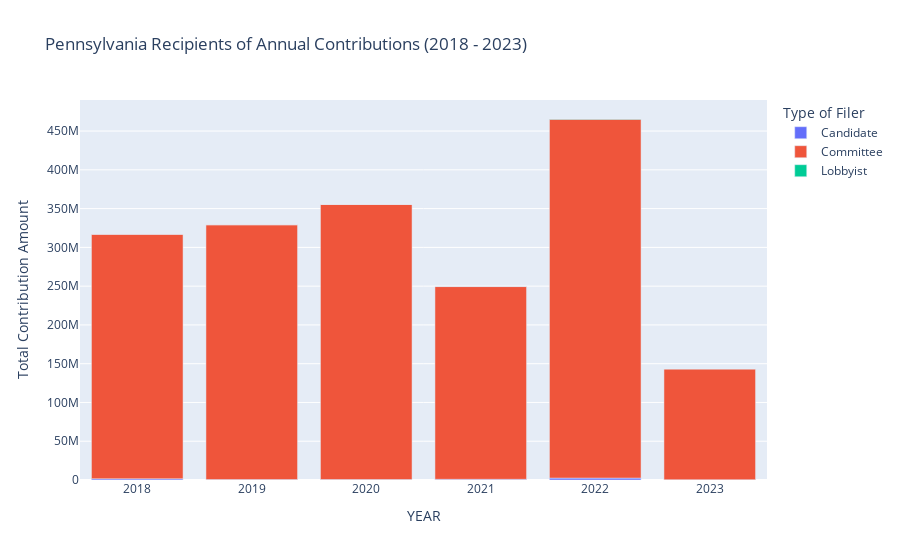

The notebook cell saved with this chart:
### Markdown cell above
##### 3.1 Make a bar chart with plotly comparing contributions by donor type (PAC, individual, etc) and one comparing recipients by the office type they are running for

### Code cell
eda.compare_cont_by_donorType(contrib_filer_info_2018_2023)

### Figure 1 — Plotly figure (JSON) as saved in the notebook; plotly's stock layout.template omitted (floating-point values rounded to 4 significant figures)
{"data": [{"alignmentgroup": "True", "hovertemplate": "Type of Filer=Candidate<br>YEAR=%{x}<br>Total Contribution Amount=%{y}<extra></extra>", "legendgroup": "Candidate", "marker": {"color": "#636efa", "pattern": {"shape": ""}}, "name": "Candidate", "offsetgroup": "Candidate", "orientation": "v", "showlegend": true, "textposition": "auto", "type": "bar", "x": [2018, 2019, 2020, 2021, 2022, 2023], "xaxis": "x", "y": [1569000.0, 517300.0, 590500.0, 900100.0, 2476000.0, 358700.0], "yaxis": "y"}, {"alignmentgroup": "True", "hovertemplate": "Type of Filer=Committee<br>YEAR=%{x}<br>Total Contribution Amount=%{y}<extra></extra>", "legendgroup": "Committee", "marker": {"color": "#EF553B", "pattern": {"shape": ""}}, "name": "Committee", "offsetgroup": "Committee", "orientation": "v", "showlegend": true, "textposition": "auto", "type": "bar", "x": [2018, 2019, 2020, 2021, 2022, 2023], "xaxis": "x", "y": [315300000.0, 328700000.0, 354800000.0, 248600000.0, 462900000.0, 142900000.0], "yaxis": "y"}, {"alignmentgroup": "True", "hovertemplate": "Type of Filer=Lobbyist<br>YEAR=%{x}<br>Total Contribution Amount=%{y}<extra></extra>", "legendgroup": "Lobbyist", "marker": {"color": "#00cc96", "pattern": {"shape": ""}}, "name": "Lobbyist", "offsetgroup": "Lobbyist", "orientation": "v", "showlegend": true, "textposition": "auto", "type": "bar", "x": [2018, 2019, 2020, 2021, 2022, 2023], "xaxis": "x", "y": [21065, 45923, 18890.0, 50000, 172300.0, 6595], "yaxis": "y"}], "layout": {"barmode": "relative", "legend": {"title": {"text": "Type of Filer"}, "tracegroupgap": 0}, "title": {"text": "Pennsylvania Recipients of Annual Contributions (2018 - 2023)"}, "xaxis": {"anchor": "y", "domain": [0, 1], "title": {"text": "YEAR"}}, "yaxis": {"anchor": "x", "domain": [0, 1], "title": {"text": "Total Contribution Amount"}}}}
